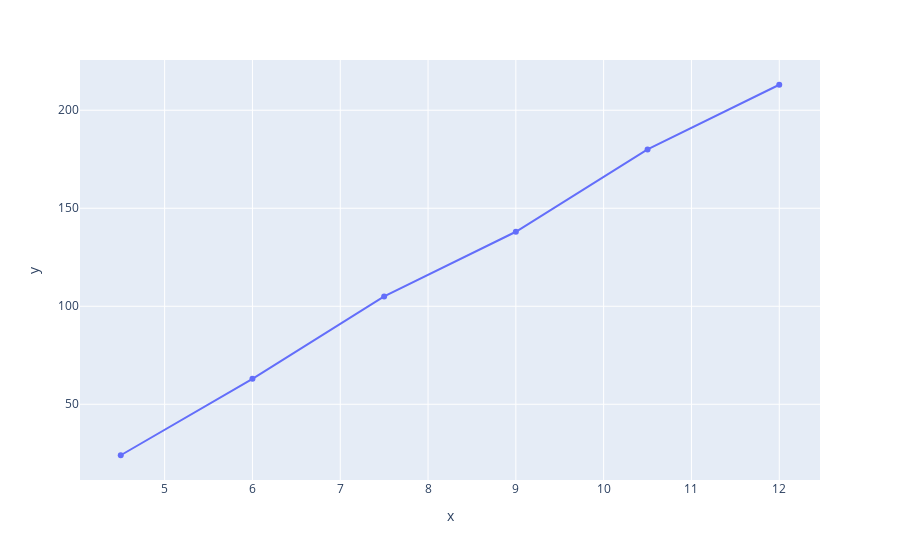

Notebook code cell kept with this figure:
### Code cell
import plotly.express as px

px.line(x=V, y=rpm, markers=True)

### Figure 1 — Plotly figure (JSON) as saved in the notebook; plotly's stock layout.template omitted (floating-point values rounded to 4 significant figures)
{"data": [{"hovertemplate": "x=%{x}<br>y=%{y}<extra></extra>", "legendgroup": "", "line": {"color": "#636efa", "dash": "solid"}, "marker": {"symbol": "circle"}, "mode": "lines+markers", "name": "", "orientation": "v", "showlegend": false, "type": "scatter", "x": [4.5, 6, 7.5, 9, 10.5, 12], "xaxis": "x", "y": [24, 63, 105, 138, 180, 213], "yaxis": "y"}], "layout": {"legend": {"tracegroupgap": 0}, "margin": {"t": 60}, "xaxis": {"anchor": "y", "domain": [0, 1], "title": {"text": "x"}}, "yaxis": {"anchor": "x", "domain": [0, 1], "title": {"text": "y"}}}}
